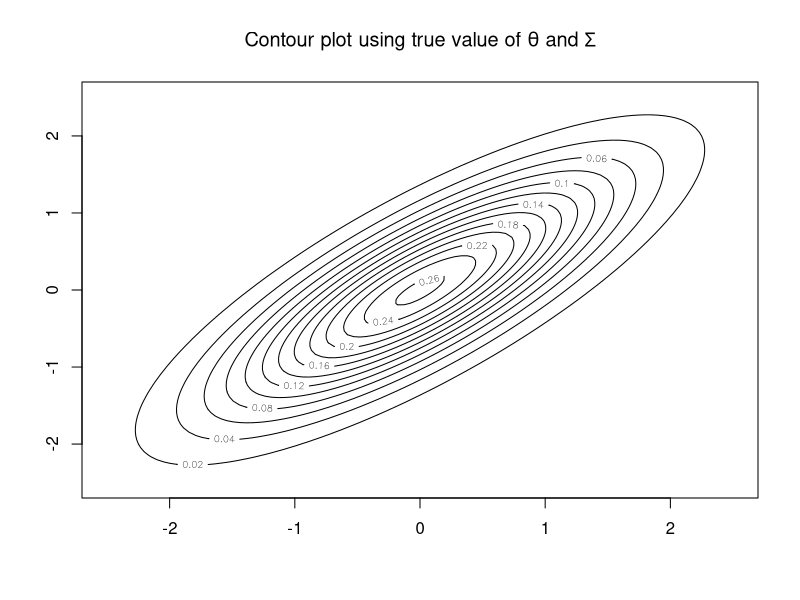
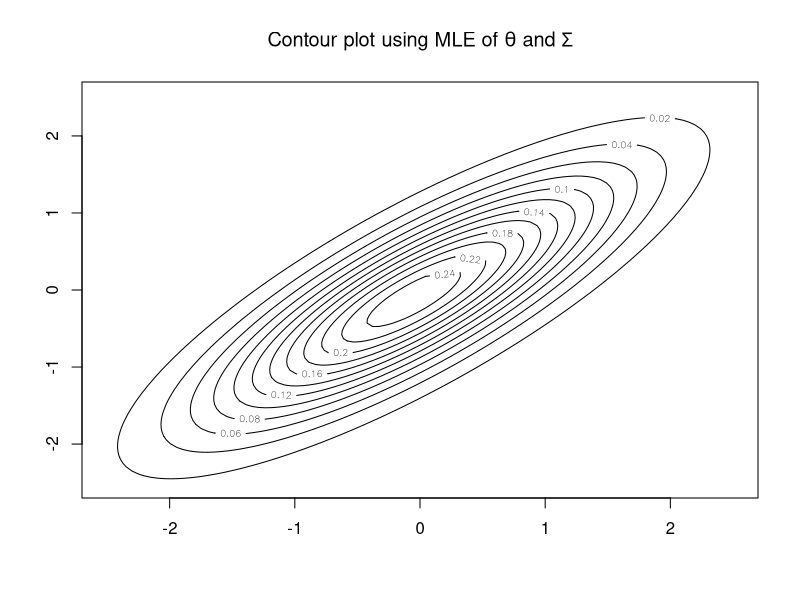
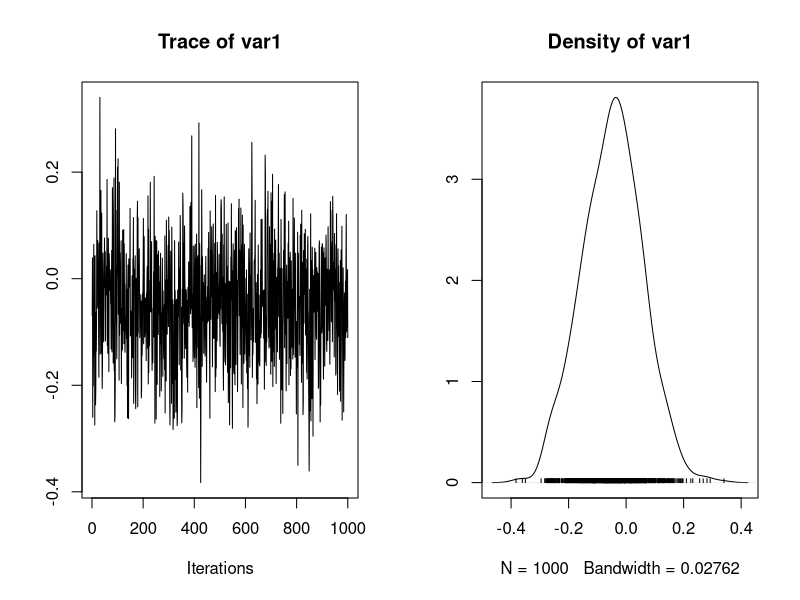
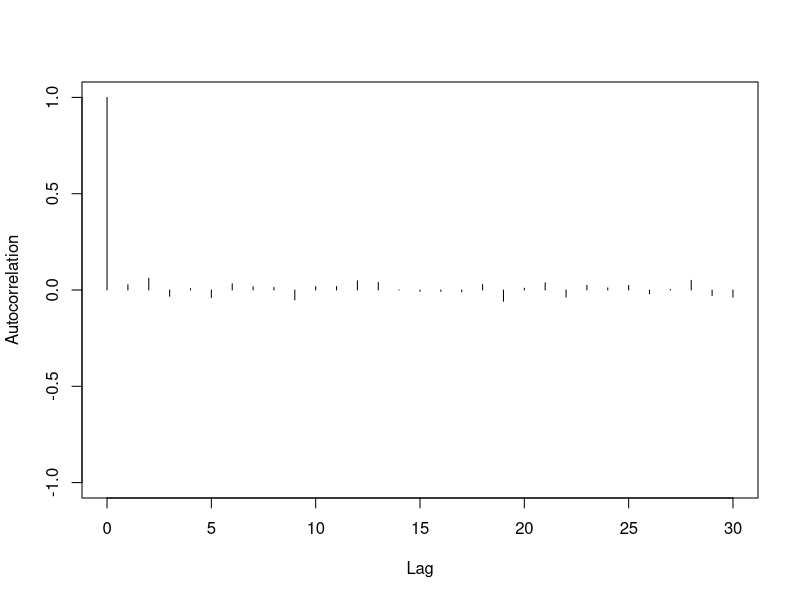
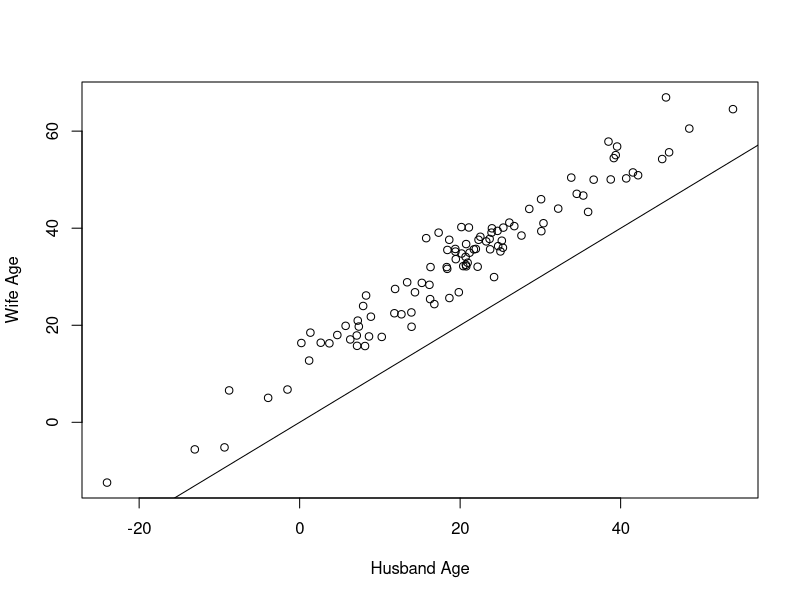
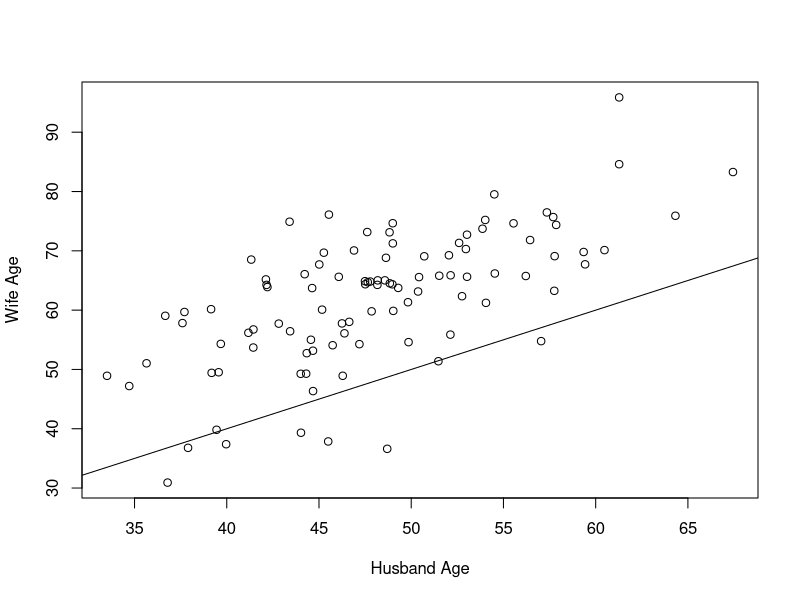
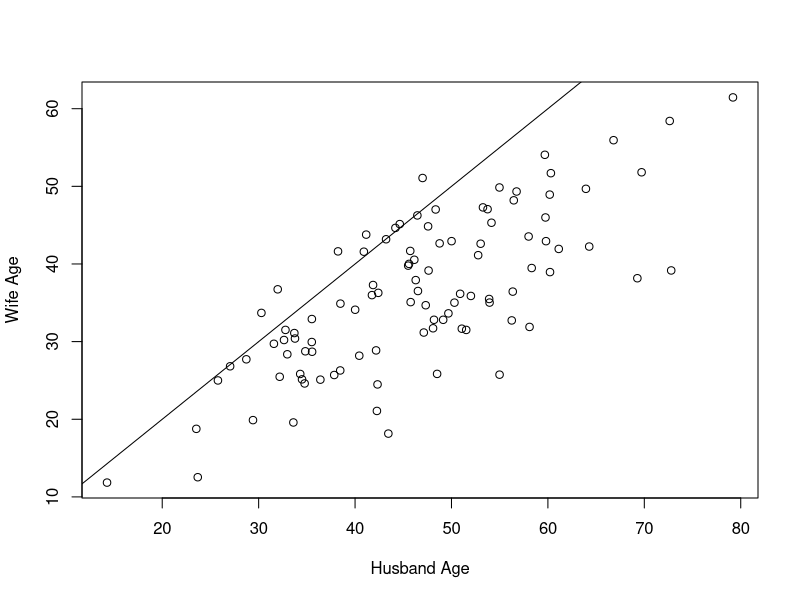
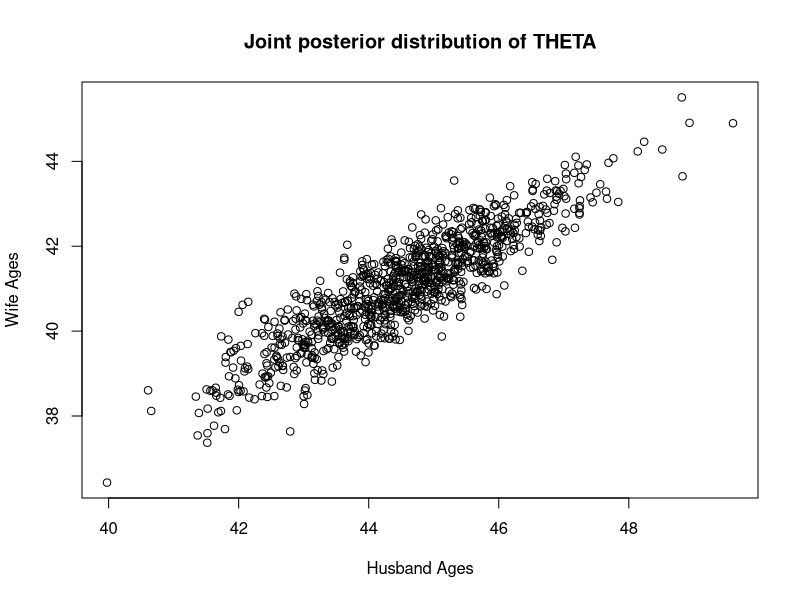

The R source for these figures, in order:
library(mvtnorm)
library(MCMCpack)
require(tidyverse)

## Question 1

# (a) 
# Simulate data
n = 100
set.seed(1234)
theta = c(0,0)
sigma = matrix(c(1,0.8,0.8,1),nrow=2,ncol=2)
Y = rmvnorm(n, mean = theta, sigma= sigma)

## true value
x.points <- seq(-2.5,2.5,length.out=100)
y.points <- x.points
z <- matrix(0,nrow=100,ncol=100)
for (i in 1:100) {
  for (j in 1:100) {
    z[i,j] <- dmvnorm(c(x.points[i],y.points[j]),
                      mean=theta,sigma=sigma)
  }
}
contour(x.points,y.points,z, main= expression(paste('Contour plot using true value of ',theta, ' and ',Sigma)))


## MLE
theta_MLE = apply(Y,2,mean)
sigma_MLE = t(Y-theta_MLE)%*%(Y-theta_MLE)/n

x.points <- seq(-2.5,2.5,length.out=100)
y.points <- x.points
z <- matrix(0,nrow=100,ncol=100)
for (i in 1:100) {
  for (j in 1:100) {
    z[i,j] <- dmvnorm(c(x.points[i],y.points[j]),
                      mean=theta_MLE,sigma=sigma_MLE)
  }
}
contour(x.points,y.points,z, main= expression(paste('Contour plot using MLE of ',theta, ' and ',Sigma)))

# comment on the difference (I don't know what to comment)


# (b) assume independent normal & inverse-Wishart priors for theta and sigma

gibbs_normal = function(mu_0, Lambda_0, nu_0, S_0, n_iter, Y){
  n = nrow(Y)
  ybar = apply(Y,2,mean)
  
  ## Gibbs Sampler
  #Initial values for Gibbs sampler
  Sigma <- cov(Y)
  #Set null matrices to save samples
  THETA <- SIGMA <- NULL
  
  #first set number of iterations and burn-in, then set seed
  burn_in <- 0.3*n_iter
  set.seed(1234)
  
  for (s in 1:(n_iter+burn_in)){
    ##update theta using its full conditional
    Lambda_n <- solve(solve(Lambda_0) + n*solve(Sigma))
    mu_n <- Lambda_n %*% (solve(Lambda_0)%*%mu_0 + n*solve(Sigma)%*%ybar)
    theta <- rmvnorm(1,mu_n,Lambda_n)
    #update Sigma
    S_theta <- (t(Y)-c(theta))%*%t(t(Y)-c(theta))
    S_n <- S_0 + S_theta
    nu_n <- nu_0 + n
    Sigma <- riwish(nu_n, S_n)
    #save results only past burn-in
    if(s > burn_in){
      THETA <- rbind(THETA,theta)
      SIGMA <- rbind(SIGMA,c(Sigma))
    }
  } 
  colnames(THETA) <- c("theta_1","theta_2")
  colnames(SIGMA) <- c("sigma_11","sigma_12","sigma_21","sigma_22") #symmetry in sigma
  
  return(list(theta = THETA, sigma = SIGMA))
}

# Initialize the hyperparameters
mu_0 = c(0,0)
Lambda_0 = matrix(c(1,0.5,0.5,1),nrow=2, ncol=2)
nu_0 = 4
S_0 =  matrix(c(1,0,0,1),nrow=2, ncol=2)

# Performs Gibbs Sampling
normal_mcmc = gibbs_normal(mu_0, Lambda_0, nu_0, S_0, n_iter=1000, Y=Y)

# diagnostics check (autocorrelation plot seems reasonable)
library(coda)
THETA.mcmc <- mcmc(normal_mcmc$theta,start=1);
plot(THETA.mcmc[,"theta_1"])
autocorr.plot(THETA.mcmc[,"theta_1"])


# (c) Compare Bayes estimates of (theta, sigma) to MLE and truth
# comment on the similarities and differences (how much influence prior has)
apply(normal_mcmc$theta, 2, mean)
#theta_1    theta_2 
#0.03985030 0.06716113 

# prior mean is mu_0 = 0
# sample mean is theta_MLE
#Y1         Y2 
#0.03923707 0.06191307 

# so posterior expectation of theta is hugely influenced by sample mean

apply(normal_mcmc$sigma, 2, mean)
#sigma_11  sigma_12  sigma_21  sigma_22 
#1.1899463 0.8687961 0.8687961 0.9786923 

# prior expectation is S_0 = 1,0,0,1
# prior sample estimate is sigma_MLE
#sigma_11  sigma_12  sigma_21  sigma_22
#1.1853870 0.8715629  0.8715629 0.9676537

# so posterior expectation of sigma is hugely influenced by MLE OF sigma (sample estimate)


# (d) Given y_i2 values for 50 new test subjects, how to use Gibbs sampler to predict new y_i1 values from the "conditional posterior predictive distribution"



############################################################################################
## Question 2: Hoff problem 7.4
library(MASS)
age = read.table('agehw.dat', header = TRUE)

#### b) generate a prior predictive dataset of size n = 100
n = 100
m = 15 # 15 datasets?

# Hyperparameters for the priors
mu_0 = c(55,55)
Lambda_0 = matrix(c(225,180,180,225),nrow=2, ncol=2)
nu_0 = 4
S_0 =  Lambda_0

# Set null matrices to save samples
THETA <- SIGMA <- Y.prior <- NULL

for (i in 1:m){
  # generate
  theta = rmvnorm(1, mu_0, Lambda_0)
  Sigma = riwish(nu_0, S_0)
  Y = rmvnorm(n, theta, Sigma)
  
  # update
  THETA <- rbind(THETA,theta)
  SIGMA <- rbind(SIGMA,c(Sigma))
  Y.prior <- rbind(Y.prior,c(Y))
}

# plotting, visual check
ids = sample(1:m, 3)
for (id in ids){
  plot(Y.prior[id, 1:100], Y.prior[id, 101:200], xlab = 'Husband Age', ylab = 'Wife Age')
  abline(a=0, b=1)
}

# The generated prior predictive datasets do represent my prior beliefs on the real dataset.

#### c) Using your prior distribution and the 100 values in the dataset, obtain an MCMC approximation

# Hyperparameters for the priors
mu_0 = c(55,55)
Lambda_0 = matrix(c(225,180,180,225),nrow=2, ncol=2)
nu_0 = 4
S_0 =  Lambda_0

# Gibbs Sampler
normal_age_mcmc = gibbs_normal(mu_0, Lambda_0, nu_0, S_0, n_iter=1000, Y=age)

## Plots
plot(normal_age_mcmc$theta[,"theta_1"], normal_age_mcmc$theta[,"theta_2"], xlab="Husband Ages", ylab="Wife Ages", main = "Joint posterior distribution of THETA")
CORR = normal_age_mcmc$sigma[,2]/sqrt((normal_age_mcmc$sigma[, 1]* normal_age_mcmc$sigma[, 4]))
plot(density(CORR), main = "Posterior Density of Correlation Between Yh and Yw")

##  95% posterior confidence intervals for THETA and correlation coefficient
quantile(normal_age_mcmc$theta[,"theta_1"], probs = c(0.025,0.975))
quantile(normal_age_mcmc$theta[,"theta_2"], probs = c(0.025,0.975))
quantile(CORR, probs = c(0.025,0.975)) # the correlation is even higher

#### d) Obtain 95% posterioe confidence intervals using the following prior distributions

## i. Jeffrey's prior
n = nrow(age)
ybar = apply(age, 2, mean)
Sigma = cov(age)
THETA <- SIGMA <- NULL

n_iter <- 1000; burn_in <- 0.3*n_iter
set.seed(1234)

for (s in 1:(n_iter+burn_in)){
  ##update theta using its full conditional
  theta <- rmvnorm(1,ybar,Sigma/n)
  #update Sigma
  S_theta <- (t(age)-c(ybar))%*%t(t(age)-c(ybar))
  Sigma <- riwish(n+1, S_theta)
  #save results only past burn-in
  if(s > burn_in){
    THETA <- rbind(THETA,theta)
    SIGMA <- rbind(SIGMA,c(Sigma))
  }
} 
colnames(THETA) <- c("theta_1","theta_2")
colnames(SIGMA) <- c("sigma_11","sigma_12","sigma_21","sigma_22") #symmetry in sigma

# 95% posterior confidence interval
CORR = SIGMA[,2]/sqrt((SIGMA[, 1]* SIGMA[, 4]))

quantile(THETA[,"theta_1"], probs = c(0.025,0.975))
quantile(THETA[,"theta_2"], probs = c(0.025,0.975))
quantile(CORR, probs = c(0.025,0.975))

## iii. Diffuse prior
# Hyperparameters for prior
mu_0 = c(0,0)
Lambda_0 = 10^5 * diag(2)
nu_0 = 3
S_0 =  10^3 * diag(2)

# Gibbs sampler
normal_age_mcmc2 = gibbs_normal(mu_0, Lambda_0, nu_0, S_0, n_iter=1000, Y=age)

# 95% posterior confidence interval
CORR = normal_age_mcmc2$sigma[,2]/sqrt((normal_age_mcmc2$sigma[, 1]* normal_age_mcmc2$sigma[, 4]))

quantile(normal_age_mcmc2$theta[,"theta_1"], probs = c(0.025,0.975))
quantile(normal_age_mcmc2$theta[,"theta_2"], probs = c(0.025,0.975))
quantile(CORR, probs = c(0.025,0.975)) # the correlation is even higher

#### e) Compare the confidence intervals from d) to those obtained in c). Discuss whether or not you think that your prior info is helpful
# in estimating THETA and SIGMA

age25 = age[sample(1:100, 25),]

## my prior
mu_0 = c(55,55)
Lambda_0 = matrix(c(225,180,180,225),nrow=2, ncol=2)
nu_0 = 4
S_0 =  Lambda_0

normal_age25_mcmc = gibbs_normal(mu_0, Lambda_0, nu_0, S_0, n_iter=1000, Y=age25)

# post analysis
CORR = normal_age25_mcmc$sigma[,2]/sqrt((normal_age25_mcmc$sigma[, 1]* normal_age25_mcmc$sigma[, 4]))
quantile(normal_age25_mcmc$theta[,"theta_1"], probs = c(0.025,0.975))
quantile(normal_age25_mcmc$theta[,"theta_2"], probs = c(0.025,0.975))
quantile(CORR, probs = c(0.025,0.975))

## diffuse prior
mu_0 = c(0,0)
Lambda_0 = 10^5 * diag(2)
nu_0 = 3
S_0 =  10^3 * diag(2)

normal_age25_mcmc = gibbs_normal(mu_0, Lambda_0, nu_0, S_0, n_iter=1000, Y=age25)

# post analysis
CORR = normal_age25_mcmc$sigma[,2]/sqrt((normal_age25_mcmc$sigma[, 1]* normal_age25_mcmc$sigma[, 4]))
quantile(normal_age25_mcmc$theta[,"theta_1"], probs = c(0.025,0.975))
quantile(normal_age25_mcmc$theta[,"theta_2"], probs = c(0.025,0.975))
quantile(CORR, probs = c(0.025,0.975))
